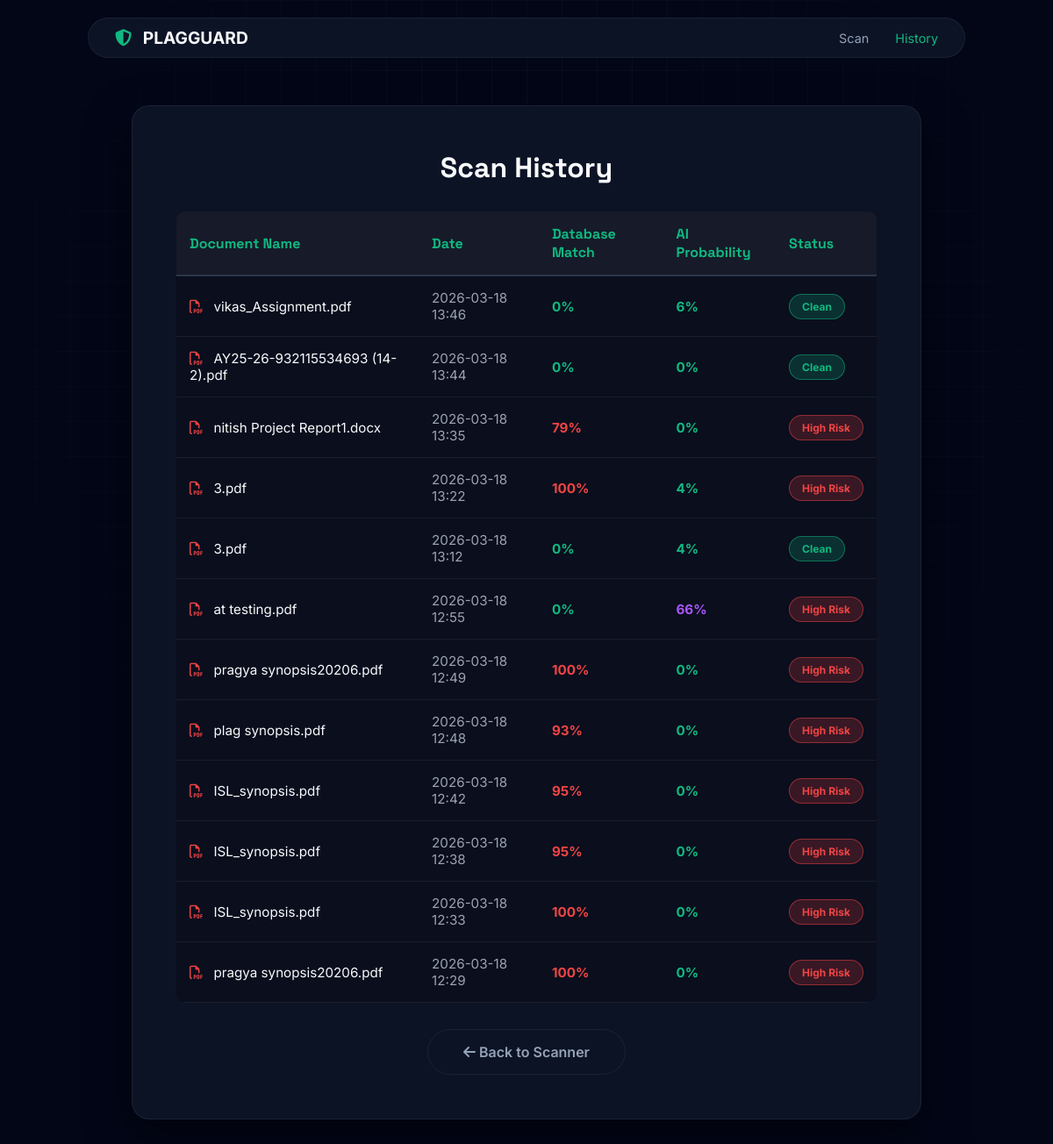
The app's page /history with its own data.
### tables this page shows
CREATE TABLE scans (
        id INTEGER PRIMARY KEY AUTOINCREMENT, 
        filename TEXT, 
        plag_score INTEGER, 
        ai_score INTEGER, 
        ai_label TEXT, 
        word_count INTEGER, 
        process_time REAL, 
        date TIMESTAMP DEFAULT CURRENT_TIMESTAMP, 
        user_email TEXT);

### app.py (the view)
@app.route('/history')
def history():
    conn = sqlite3.connect(DB_PATH)
    conn.row_factory = sqlite3.Row
    cursor = conn.execute("SELECT filename, plag_score, ai_score, date FROM scans ORDER BY date DESC")
    scans = cursor.fetchall()
    conn.close()
    return render_template('history.html', scans=scans)

### templates/history.html (shortened to what this page needs)
<!DOCTYPE html>
<html lang="en">
<head>
    <link rel="stylesheet" href="https://cdnjs.cloudflare.com/ajax/libs/font-awesome/6.4.0/css/all.min.css">
    <link rel="stylesheet" href="{{ url_for('static', filename='style.css') }}">
</head>
<body>
    <div class="cyber-grid"></div>
    <nav class="floating-nav">
        <div class="logo"><i class="fa-solid fa-shield-halved"></i> PLAG<strong>GUARD</strong></div>
        <ul class="nav-links">
            <li><a href="{{ url_for('index') }}">Scan</a></li>
            <li><a href="{{ url_for('history') }}" style="color: var(--primary);">History</a></li>
        </ul>
    </nav>
    <div class="report-container" style="max-width: 900px;">
        <h1 style="margin-bottom: 30px;">Scan History</h1>
        <table class="history-table" style="width: 100%; text-align: left; border-collapse: collapse;">
            <thead>
                <tr style="border-bottom: 2px solid #2d3748;">
                    <th style="padding: 15px;">Document Name</th>
                    <th style="padding: 15px;">Date</th>
                    <th style="padding: 15px;">Database Match</th>
                    <th style="padding: 15px;">AI Probability</th>
                    <th style="padding: 15px;">Status</th>
                </tr>
            </thead>
            <tbody>
                {% for scan in scans %}
                <tr style="border-bottom: 1px solid #2d3748;">
                    <td style="padding: 15px;"><i class="fa-regular fa-file-pdf" style="color: #ef4444; margin-right: 8px;"></i> {{ scan['filename'] }}</td>
                    <td style="padding: 15px; color: #9ca3af;">{{ scan['date'][:16] }}</td>
                    <td style="padding: 15px; font-weight: bold; color: {% if scan['plag_score'] > 20 %}#ef4444{% else %}#10b981{% endif %};">
                        {{ scan['plag_score'] }}%
                    </td>
                    <td style="padding: 15px; font-weight: bold; color: {% if scan['ai_score'] > 50 %}#a855f7{% elif scan['ai_score'] > 30 %}#f59e0b{% else %}#10b981{% endif %};">
                        {{ scan['ai_score'] }}%
                    </td>
                    <td style="padding: 15px;">
    {% if scan['plag_score'] > 20 or scan['ai_score'] > 50 %}
        <span style="display: inline-block; white-space: nowrap; background: rgba(239, 68, 68, 0.2); color: #ef4444; border: 1px solid rgba(239, 68, 68, 0.5); padding: 6px 14px; border-radius: 20px; font-size: 12px; font-weight: bold;">High Risk</span>
    {% elif scan['ai_score'] > 30 %}
        <span style="display: inline-block; white-space: nowrap; background: rgba(245, 158, 11, 0.2); color: #f59e0b; border: 1px solid rgba(245, 158, 11, 0.5); padding: 6px 14px; border-radius: 20px; font-size: 12px; font-weight: bold;">Review Needed</span>
    {% else %}
        <span style="display: inline-block; white-space: nowrap; background: rgba(16, 185, 129, 0.2); color: #10b981; border: 1px solid rgba(16, 185, 129, 0.5); padding: 6px 14px; border-radius: 20px; font-size: 12px; font-weight: bold;">Clean</span>
    {% endif %}
</td>
                </tr>
                {% else %}
                <tr>
                    <td colspan="5" style="text-align:center; padding: 30px; color: var(--text-muted);">No scans found yet.</td>
                </tr>
                {% endfor %}
            </tbody>
        </table>
        <div style="text-align: center;">
            <a href="{{ url_for('index') }}" class="back-btn" style="margin-top: 30px; display: inline-block;">
                <i class="fa-solid fa-arrow-left"></i> Back to Scanner
            </a>
        </div>
    </div>
</body>
</html>

### static/style.css (style rules this page uses)
:root { --bg-dark: #020617; --surface: #0f172a; --primary: #10b981; --accent: #3b82f6; --warning: #f59e0b; --danger: #ef4444; --text-main: #f8fafc; --text-muted: #94a3b8; --border: rgba(148, 163, 184, 0.1); }
* { margin: 0; padding: 0; box-sizing: border-box; }
body { background-color: var(--bg-dark); color: var(--text-main); font-family: 'Inter', sans-serif; overflow-x: hidden; min-height: 100vh; }
h1, h2, h3, .btn-primary, .loading-text, .brand, .auth-logo h1, .report-container h1 { font-family: 'Space Grotesk', sans-serif; }
.cyber-grid { position: fixed; top: 0; left: 0; width: 100vw; height: 100vh; background-image: linear-gradient(rgba(255, 255, 255, 0.03) 1px, transparent 1px), linear-gradient(90deg, rgba(255, 255, 255, 0.03) 1px, transparent 1px); background-size: 40px 40px; z-index: -1; mask-image: radial-gradient(circle at center, black 40%, transparent 100%); -webkit-mask-image: radial-gradient(circle at center, black 40%, transparent 100%); }
.floating-nav { position: fixed; top: 20px; left: 50%; transform: translateX(-50%); width: 90%; max-width: 1000px; background: rgba(15, 23, 42, 0.8); backdrop-filter: blur(12px); border: 1px solid var(--border); border-radius: 50px; padding: 10px 30px; display: flex; justify-content: space-between; align-items: center; z-index: 100; }
.logo { font-size: 1.2rem; font-weight: 700; color: var(--text-main); }
.logo i { color: var(--primary); margin-right: 8px; }
.nav-links { display: flex; gap: 30px; list-style: none; }
.nav-links a { text-decoration: none; color: var(--text-muted); font-size: 0.9rem; transition: 0.3s; }
.report-container { max-width: 900px; margin: 120px auto 50px auto; padding: 50px; background: rgba(15, 23, 42, 0.8); backdrop-filter: blur(15px); border: 1px solid var(--border); border-radius: 20px; text-align: center; box-shadow: 0 20px 50px rgba(0,0,0,0.5); animation: fadeIn 0.8s ease-out; }
.back-btn { display: inline-flex; align-items: center; gap: 10px; margin-top: 50px; padding: 15px 40px; background: transparent; border: 1px solid var(--border); color: var(--text-muted); text-decoration: none; border-radius: 30px; font-weight: 600; transition: 0.3s; }
.history-table { width: 100%; border-collapse: collapse; margin-top: 20px; background: rgba(0,0,0,0.2); border-radius: 10px; overflow: hidden; }
.history-table th, .history-table td { padding: 15px; text-align: left; border-bottom: 1px solid var(--border); }
.history-table th { background: rgba(255,255,255,0.05); color: var(--primary); font-family: 'Space Grotesk', sans-serif; }
.history-table td { color: var(--text-main); font-size: 0.95rem; }

### records on screen
scans: filename "vikas_Assignment.pdf", date "2026-03-18 13:46", plag_score "0", ai_score "6", shows "Clean"
scans: filename "AY25-26-932115534693 (14-2).pdf", date "2026-03-18 13:44", plag_score "0", ai_score "0", shows "Clean"
scans: filename "nitish Project Report1.docx", date "2026-03-18 13:35", plag_score "79", ai_score "0", shows "High Risk"
scans: filename "3.pdf", date "2026-03-18 13:22", plag_score "100", ai_score "4", shows "High Risk"
scans: filename "3.pdf", date "2026-03-18 13:12", plag_score "0", ai_score "4", shows "Clean"
scans: filename "at testing.pdf", date "2026-03-18 12:55", plag_score "0", ai_score "66", shows "High Risk"
scans: filename "pragya synopsis20206.pdf", date "2026-03-18 12:49", plag_score "100", ai_score "0", shows "High Risk"
scans: filename "plag synopsis.pdf", date "2026-03-18 12:48", plag_score "93", ai_score "0", shows "High Risk"
scans: filename "ISL_synopsis.pdf", date "2026-03-18 12:42", plag_score "95", ai_score "0", shows "High Risk"
scans: filename "ISL_synopsis.pdf", date "2026-03-18 12:38", plag_score "95", ai_score "0", shows "High Risk"
scans: filename "ISL_synopsis.pdf", date "2026-03-18 12:33", plag_score "100", ai_score "0", shows "High Risk"
scans: filename "pragya synopsis20206.pdf", date "2026-03-18 12:29", plag_score "100", ai_score "0", shows "High Risk"
